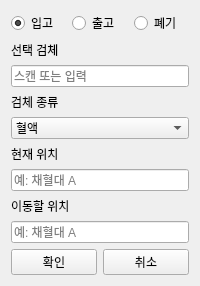
                   <widget class="QFrame" name="rightPanelFrame">
                    <property name="sizePolicy">
                     <sizepolicy hsizetype="Preferred" vsizetype="Expanding">
                      <horstretch>0</horstretch>
                      <verstretch>0</verstretch>
                     </sizepolicy>
                    </property>
                    <property name="minimumSize">
                     <size>
                      <width>200</width>
                      <height>0</height>
                     </size>
                    </property>
                    <layout class="QVBoxLayout" name="verticalLayout">
                     <item>
                      <layout class="QHBoxLayout" name="horizontalLayout">
                       <item>
                        <widget class="QRadioButton" name="radioInbound">
                         <property name="text">
                          <string>입고</string>
                         </property>
                         <property name="checked">
                          <bool>true</bool>
                         </property>
                        </widget>
                       </item>
                       <item>
                        <widget class="QRadioButton" name="radioOutbound_2">
                         <property name="text">
                          <string>출고</string>
                         </property>
                        </widget>
                       </item>
                       <item>
                        <widget class="QRadioButton" name="radioOutbound">
                         <property name="text">
                          <string>폐기</string>
                         </property>
                        </widget>
                       </item>
                      </layout>
                     </item>
                     <item>
                      <widget class="QLabel" name="labelBarcode">
                       <property name="text">
                        <string>선택 검체</string>
                       </property>
                      </widget>
                     </item>
                     <item>
                      <widget class="QLineEdit" name="editBarcode">
                       <property name="placeholderText">
                        <string>스캔 또는 입력</string>
                       </property>
                      </widget>
                     </item>
                     <item>
                      <widget class="QLabel" name="labelType">
                       <property name="text">
                        <string>검체 종류</string>
                       </property>
                      </widget>
                     </item>
                     <item>
                      <widget class="QComboBox" name="comboSampleType">
                       <item>
                        <property name="text">
                         <string>혈액</string>
                        </property>
                       </item>
                       <item>
                        <property name="text">
                         <string>혈청</string>
                        </property>
                       </item>
                       <item>
                        <property name="text">
                         <string>혈장</string>
                        </property>
                       </item>
                      </widget>
                     </item>
                     <item>
                      <widget class="QLabel" name="labelLocation">
                       <property name="text">
                        <string>현재 위치</string>
                       </property>
                      </widget>
                     </item>
                     <item>
                      <widget class="QLineEdit" name="editLocation">
                       <property name="placeholderText">
                        <string>예: 채혈대 A</string>
                       </property>
                      </widget>
                     </item>
                     <item>
                      <widget class="QLabel" name="labelLocation_2">
                       <property name="text">
                        <string>이동할 위치</string>
                       </property>
                      </widget>
                     </item>
                     <item>
                      <widget class="QLineEdit" name="editLocation_2">
                       <property name="placeholderText">
                        <string>예: 채혈대 A</string>
                       </property>
                      </widget>
                     </item>
                     <item>
                      <layout class="QHBoxLayout" name="horizontalLayout_2">
                       <item>
                        <widget class="QPushButton" name="btnApply">
                         <property name="text">
                          <string>확인</string>
                         </property>
                        </widget>
                       </item>
                       <item>
                        <widget class="QPushButton" name="btnReset">
                         <property name="text">
                          <string>취소</string>
                         </property>
                        </widget>
                       </item>
                      </layout>
                     </item>
                    </layout>
                   </widget>
